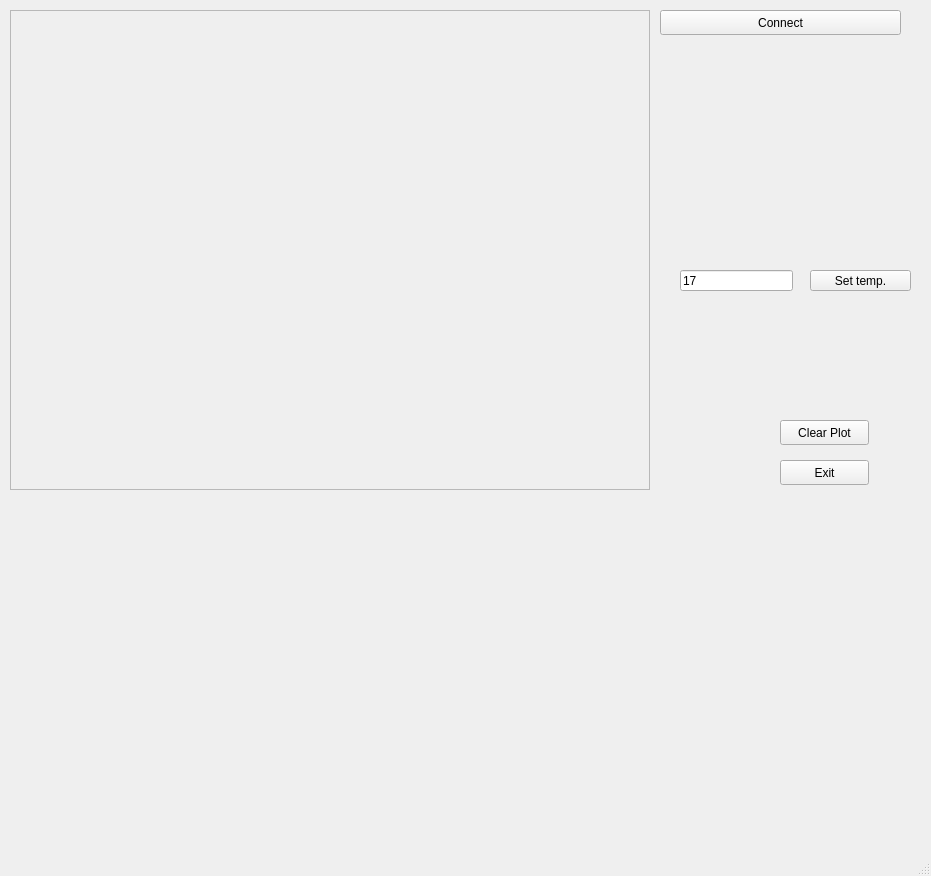
<?xml version="1.0" encoding="UTF-8"?>
<ui version="4.0">
 <class>MainWindow</class>
 <widget class="QMainWindow" name="MainWindow">
  <property name="geometry">
   <rect>
    <x>0</x>
    <y>0</y>
    <width>931</width>
    <height>876</height>
   </rect>
  </property>
  <property name="sizePolicy">
   <sizepolicy hsizetype="Fixed" vsizetype="Fixed">
    <horstretch>0</horstretch>
    <verstretch>0</verstretch>
   </sizepolicy>
  </property>
  <property name="windowTitle">
   <string>MainWindow</string>
  </property>
  <widget class="QWidget" name="centralwidget">
   <widget class="PlotWidget" name="graphWidget" native="true">
    <property name="geometry">
     <rect>
      <x>10</x>
      <y>530</y>
      <width>891</width>
      <height>251</height>
     </rect>
    </property>
   </widget>
   <widget class="QLineEdit" name="temp_set">
    <property name="geometry">
     <rect>
      <x>680</x>
      <y>270</y>
      <width>113</width>
      <height>21</height>
     </rect>
    </property>
    <property name="text">
     <string>17</string>
    </property>
   </widget>
   <widget class="QPushButton" name="connectButton">
    <property name="geometry">
     <rect>
      <x>660</x>
      <y>10</y>
      <width>241</width>
      <height>25</height>
     </rect>
    </property>
    <property name="text">
     <string>Connect</string>
    </property>
   </widget>
   <widget class="QPushButton" name="exitButton">
    <property name="geometry">
     <rect>
      <x>780</x>
      <y>460</y>
      <width>89</width>
      <height>25</height>
     </rect>
    </property>
    <property name="text">
     <string>Exit</string>
    </property>
   </widget>
   <widget class="QPushButton" name="clearPlotButton">
    <property name="geometry">
     <rect>
      <x>780</x>
      <y>420</y>
      <width>89</width>
      <height>25</height>
     </rect>
    </property>
    <property name="text">
     <string>Clear Plot</string>
    </property>
   </widget>
   <widget class="QLabel" name="videoLabel">
    <property name="geometry">
     <rect>
      <x>10</x>
      <y>10</y>
      <width>640</width>
      <height>480</height>
     </rect>
    </property>
    <property name="text">
     <string/>
    </property>
   </widget>
   <widget class="QFrame" name="frameVideo">
    <property name="geometry">
     <rect>
      <x>10</x>
      <y>10</y>
      <width>640</width>
      <height>480</height>
     </rect>
    </property>
    <property name="frameShape">
     <enum>QFrame::StyledPanel</enum>
    </property>
    <property name="frameShadow">
     <enum>QFrame::Raised</enum>
    </property>
   </widget>
   <widget class="QPushButton" name="setTempButton">
    <property name="geometry">
     <rect>
      <x>810</x>
      <y>270</y>
      <width>101</width>
      <height>21</height>
     </rect>
    </property>
    <property name="text">
     <string>Set temp.</string>
    </property>
   </widget>
   <zorder>frameVideo</zorder>
   <zorder>videoLabel</zorder>
   <zorder>graphWidget</zorder>
   <zorder>temp_set</zorder>
   <zorder>connectButton</zorder>
   <zorder>exitButton</zorder>
   <zorder>clearPlotButton</zorder>
   <zorder>setTempButton</zorder>
  </widget>
  <widget class="QMenuBar" name="menubar">
   <property name="geometry">
    <rect>
     <x>0</x>
     <y>0</y>
     <width>931</width>
     <height>22</height>
    </rect>
   </property>
  </widget>
  <widget class="QStatusBar" name="statusbar"/>
 </widget>
 <customwidgets>
  <customwidget>
   <class>PlotWidget</class>
   <extends>QWidget</extends>
   <header>pyqtgraph</header>
   <container>1</container>
  </customwidget>
 </customwidgets>
 <resources/>
 <connections/>
</ui>
